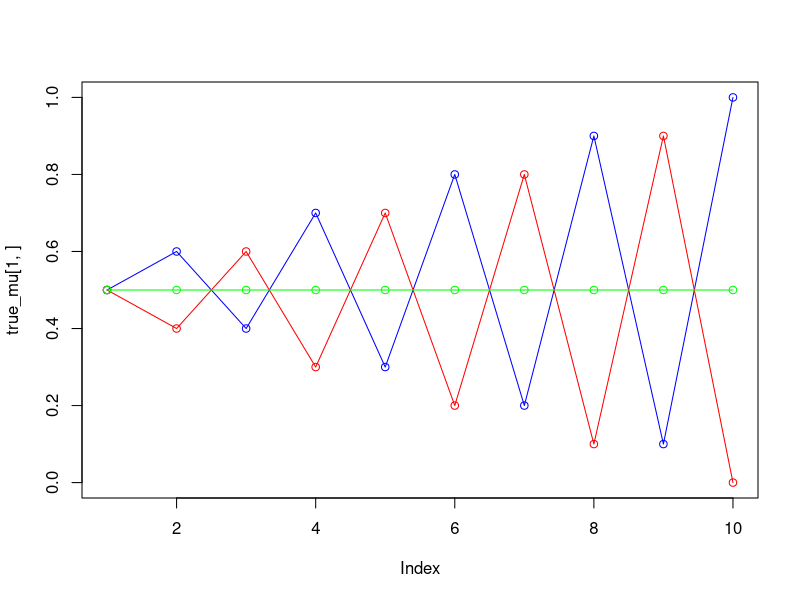
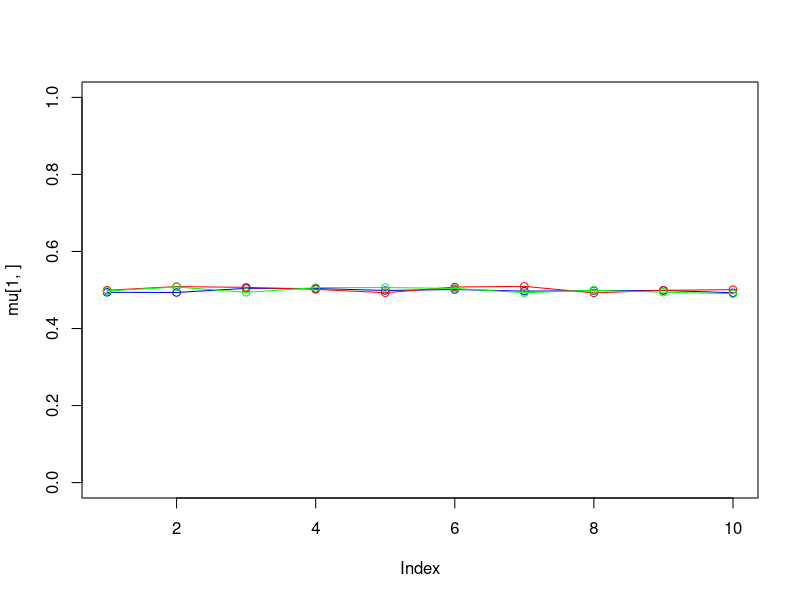
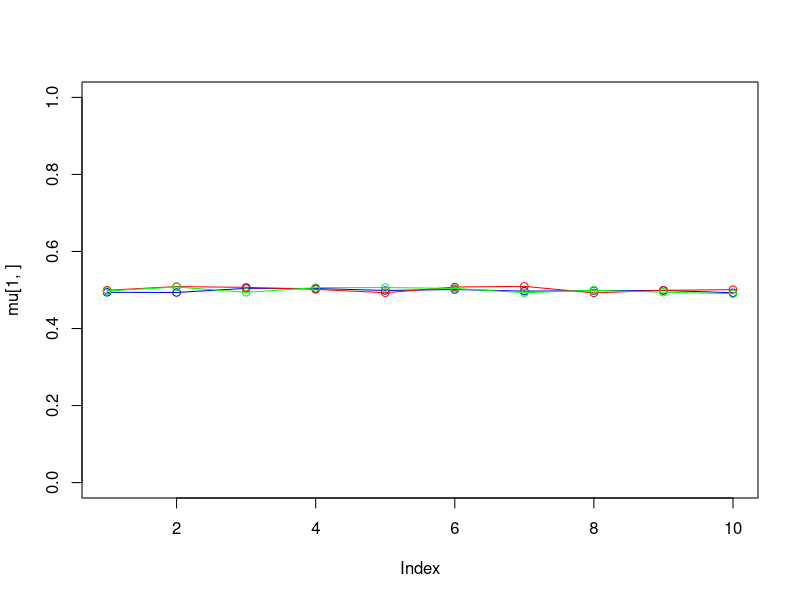
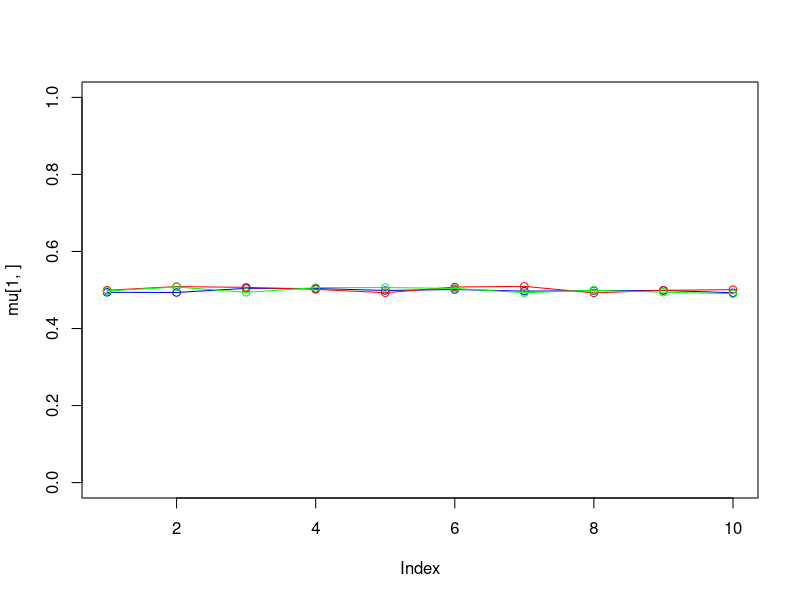
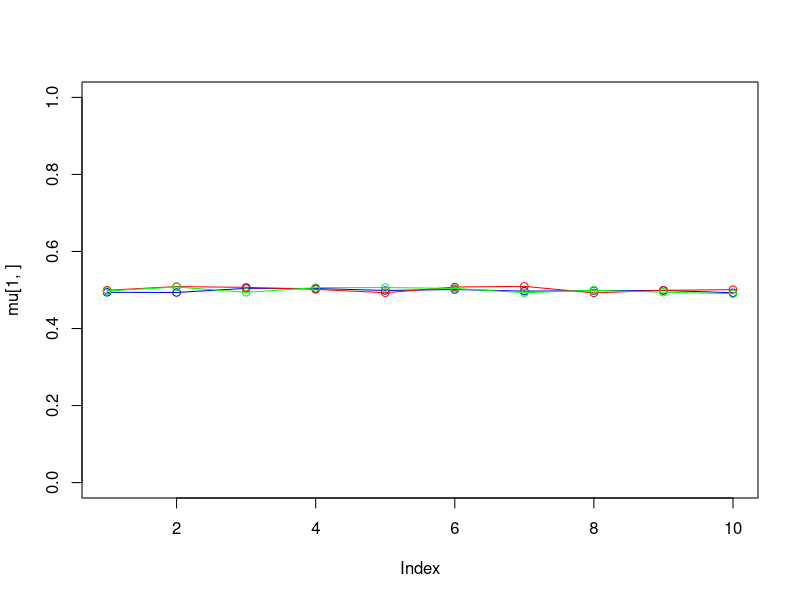
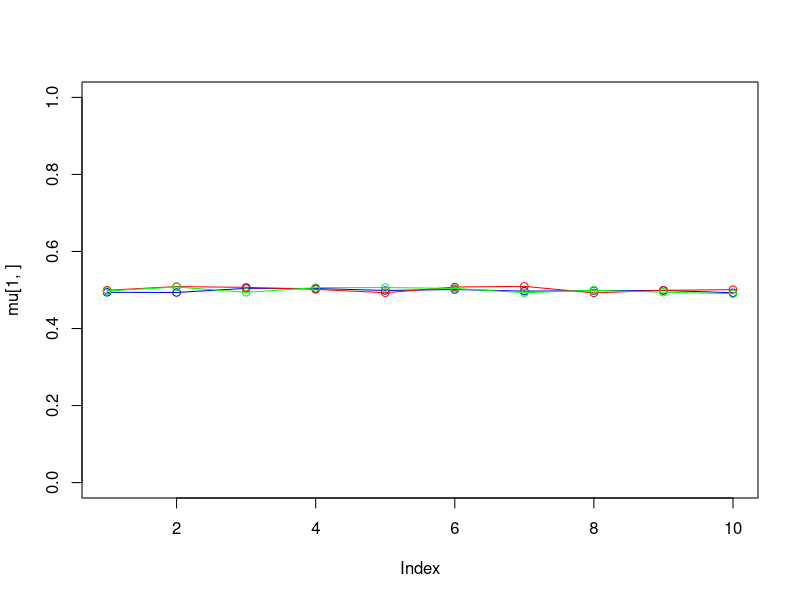
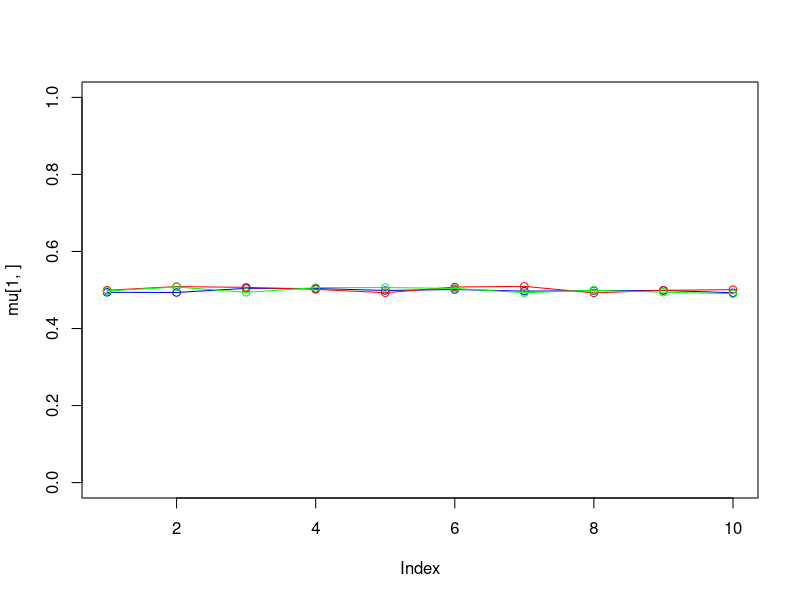
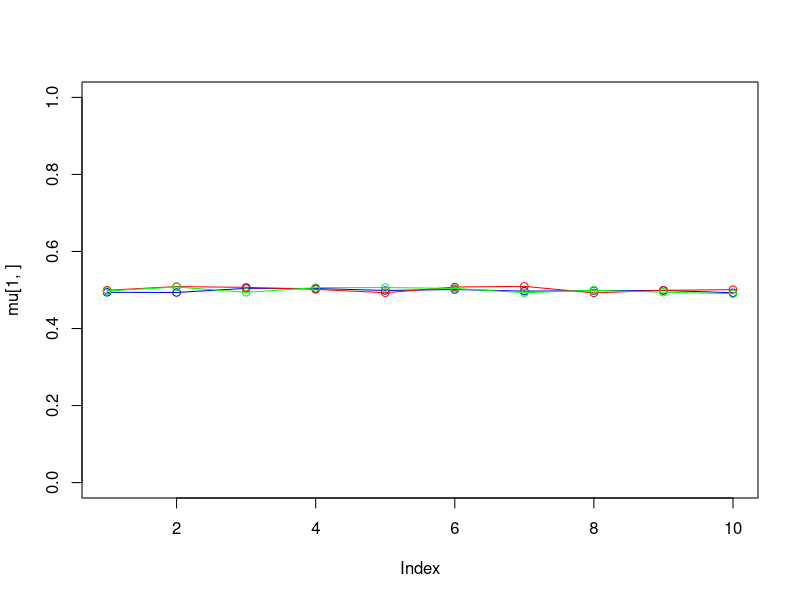

Write R code to recreate these figures, in order.
set.seed(1234567890)
max_it <- 100 # max number of EM iterations
min_change <- 0.1 # min change in log likelihood between two consecutive EM iterations
N=1000 # number of training points
D=10 # number of dimensions
x <- matrix(nrow=N, ncol=D) # training data
true_pi <- vector(length = 3) # true mixing coefficients
true_mu <- matrix(nrow=3, ncol=D) # true conditional distributions
true_pi=c(1/3, 1/3, 1/3)
true_mu[1,]=c(0.5,0.6,0.4,0.7,0.3,0.8,0.2,0.9,0.1,1)
true_mu[2,]=c(0.5,0.4,0.6,0.3,0.7,0.2,0.8,0.1,0.9,0)
true_mu[3,]=c(0.5,0.5,0.5,0.5,0.5,0.5,0.5,0.5,0.5,0.5)
plot(true_mu[1,], type="o", col="blue", ylim=c(0,1))
points(true_mu[2,], type="o", col="red")
points(true_mu[3,], type="o", col="green")
# Producing the training data
for(n in 1:N) {
  k <- sample(1:3,1,prob=true_pi)
  for(d in 1:D) {
    x[n,d] <- rbinom(1,1,true_mu[k,d])
  }
}
x
K=3 # number of guessed components
z <- matrix(nrow=N, ncol=K) # fractional component assignments
pi <- vector(length = K) # mixing coefficients
mu <- matrix(nrow=K, ncol=D) # conditional distributions
mu
llik <- vector(length = max_it) # log likelihood of the EM iterations
# Random initialization of the paramters
pi <- runif(K,0.49,0.51)
pi <- pi / sum(pi)
for(k in 1:K) {
  mu[k,] <- runif(D,0.49,0.51)
}
pi 
mu
for(it in 1:max_it) {
  plot(mu[1,], type="o", col="blue", ylim=c(0,1))
  points(mu[2,], type="o", col="red")
  points(mu[3,], type="o", col="green")
  #points(mu[4,], type="o", col="yellow")
  Sys.sleep(0.5)
  # E-step: Computation of the fractional component assignments
  # Your code here
  #Log likelihood computation.
  # Your code here
  cat("iteration: ", it, "log likelihood: ", llik[it], "\n")
  flush.console()
  # Stop if the lok likelihood has not changed significantly
  # Your code here
  #M-step: ML parameter estimation from the data and fractional component assignments
  # Your code here
}
pi
mu
plot(llik[1:it], type="o")
